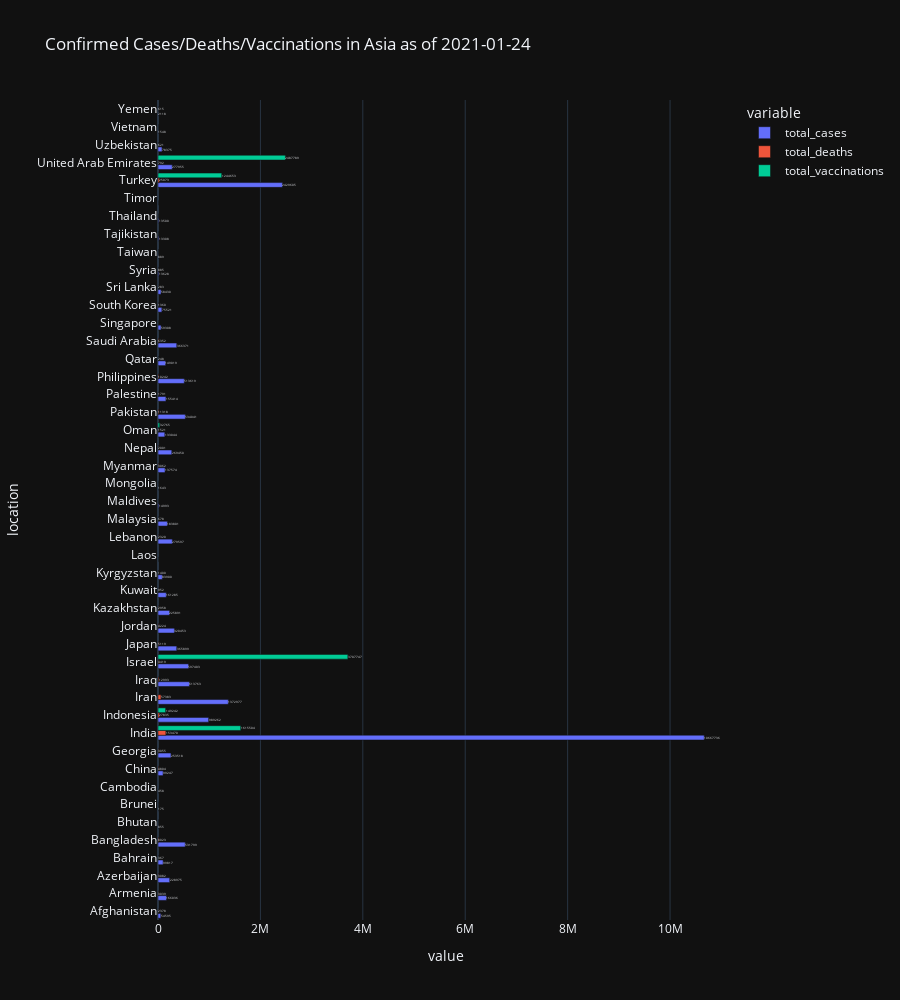

Notebook cell for this chart:
### Code cell
#Plot Asian countries cases, deaths, vaccinations administered
fig = px.bar(Asia_melt,
             x='value', y='location', color='variable', barmode='group',
             title='Confirmed Cases/Deaths/Vaccinations in Asia as of 2021-01-24', text='value', height=1000)
fig.show()

### Figure 1 — Plotly figure (JSON) as saved in the notebook; plotly's stock layout.template omitted (floating-point values rounded to 4 significant figures)
{"data": [{"alignmentgroup": "True", "hovertemplate": "variable=total_cases<br>value=%{text}<br>location=%{y}<extra></extra>", "legendgroup": "total_cases", "marker": {"color": "#636efa"}, "name": "total_cases", "offsetgroup": "total_cases", "orientation": "h", "showlegend": true, "text": [54595, 166036, 228975, 99817, 531799, 855, 175, 458, 99247, 253518, 10667736, 989262, 1372977, 613763, 597403, 365899, 320453, 225891, 161285, 83900, 41, 279597, 183801, 14993, 1643, 137574, 269450, 133044, 534041, 155414, 513619, 149019, 366371, 59308, 75521, 58430, 13628, 889, 13308, 13500, 67, 2429605, 277955, 78375, 1548, 2118], "textposition": "auto", "type": "bar", "x": [54595, 166036, 228975, 99817, 531799, 855, 175, 458, 99247, 253518, 10667736, 989262, 1372977, 613763, 597403, 365899, 320453, 225891, 161285, 83900, 41, 279597, 183801, 14993, 1643, 137574, 269450, 133044, 534041, 155414, 513619, 149019, 366371, 59308, 75521, 58430, 13628, 889, 13308, 13500, 67, 2429605, 277955, 78375, 1548, 2118], "xaxis": "x", "y": ["Afghanistan", "Armenia", "Azerbaijan", "Bahrain", "Bangladesh", "Bhutan", "Brunei", "Cambodia", "China", "Georgia", "India", "Indonesia", "Iran", "Iraq", "Israel", "Japan", "Jordan", "Kazakhstan", "Kuwait", "Kyrgyzstan", "Laos", "Lebanon", "Malaysia", "Maldives", "Mongolia", "Myanmar", "Nepal", "Oman", "Pakistan", "Palestine", "Philippines", "Qatar", "Saudi Arabia", "Singapore", "South Korea", "Sri Lanka", "Syria", "Taiwan", "Tajikistan", "Thailand", "Timor", "Turkey", "United Arab Emirates", "Uzbekistan", "Vietnam", "Yemen"], "yaxis": "y"}, {"alignmentgroup": "True", "hovertemplate": "variable=total_deaths<br>value=%{text}<br>location=%{y}<extra></extra>", "legendgroup": "total_deaths", "marker": {"color": "#EF553B"}, "name": "total_deaths", "offsetgroup": "total_deaths", "orientation": "h", "showlegend": true, "text": [2378, 3039, 3082, 367, 8023, 1, 3, null, 4804, 3055, 153470, 27835, 57383, 12993, 4419, 5119, 4224, 2958, 952, 1400, null, 2320, 678, 51, 2, 3062, 2001, 1521, 11318, 1791, 10242, 248, 6352, 29, 1360, 283, 885, 7, 90, 73, null, 25073, 792, 621, 35, 615], "textposition": "auto", "type": "bar", "x": [2378, 3039, 3082, 367, 8023, 1, 3, null, 4804, 3055, 153470, 27835, 57383, 12993, 4419, 5119, 4224, 2958, 952, 1400, null, 2320, 678, 51, 2, 3062, 2001, 1521, 11318, 1791, 10242, 248, 6352, 29, 1360, 283, 885, 7, 90, 73, null, 25073, 792, 621, 35, 615], "xaxis": "x", "y": ["Afghanistan", "Armenia", "Azerbaijan", "Bahrain", "Bangladesh", "Bhutan", "Brunei", "Cambodia", "China", "Georgia", "India", "Indonesia", "Iran", "Iraq", "Israel", "Japan", "Jordan", "Kazakhstan", "Kuwait", "Kyrgyzstan", "Laos", "Lebanon", "Malaysia", "Maldives", "Mongolia", "Myanmar", "Nepal", "Oman", "Pakistan", "Palestine", "Philippines", "Qatar", "Saudi Arabia", "Singapore", "South Korea", "Sri Lanka", "Syria", "Taiwan", "Tajikistan", "Thailand", "Timor", "Turkey", "United Arab Emirates", "Uzbekistan", "Vietnam", "Yemen"], "yaxis": "y"}, {"alignmentgroup": "True", "hovertemplate": "variable=total_vaccinations<br>value=%{text}<br>location=%{y}<extra></extra>", "legendgroup": "total_vaccinations", "marker": {"color": "#00cc96"}, "name": "total_vaccinations", "offsetgroup": "total_vaccinations", "orientation": "h", "showlegend": true, "text": [null, null, null, null, null, null, null, null, null, null, 1615504, 149242, null, null, 3707747, null, null, null, null, null, null, null, null, null, null, null, null, 32765, null, null, null, null, null, null, null, null, null, null, null, null, null, 1244653, 2487789, null, null, null], "textposition": "auto", "type": "bar", "x": [null, null, null, null, null, null, null, null, null, null, 1615504, 149242, null, null, 3707747, null, null, null, null, null, null, null, null, null, null, null, null, 32765, null, null, null, null, null, null, null, null, null, null, null, null, null, 1244653, 2487789, null, null, null], "xaxis": "x", "y": ["Afghanistan", "Armenia", "Azerbaijan", "Bahrain", "Bangladesh", "Bhutan", "Brunei", "Cambodia", "China", "Georgia", "India", "Indonesia", "Iran", "Iraq", "Israel", "Japan", "Jordan", "Kazakhstan", "Kuwait", "Kyrgyzstan", "Laos", "Lebanon", "Malaysia", "Maldives", "Mongolia", "Myanmar", "Nepal", "Oman", "Pakistan", "Palestine", "Philippines", "Qatar", "Saudi Arabia", "Singapore", "South Korea", "Sri Lanka", "Syria", "Taiwan", "Tajikistan", "Thailand", "Timor", "Turkey", "United Arab Emirates", "Uzbekistan", "Vietnam", "Yemen"], "yaxis": "y"}], "layout": {"barmode": "group", "height": 1000, "legend": {"title": {"text": "variable"}, "tracegroupgap": 0}, "title": {"text": "Confirmed Cases/Deaths/Vaccinations in Asia as of 2021-01-24"}, "xaxis": {"anchor": "y", "domain": [0, 1], "title": {"text": "value"}}, "yaxis": {"anchor": "x", "domain": [0, 1], "title": {"text": "location"}}}}
